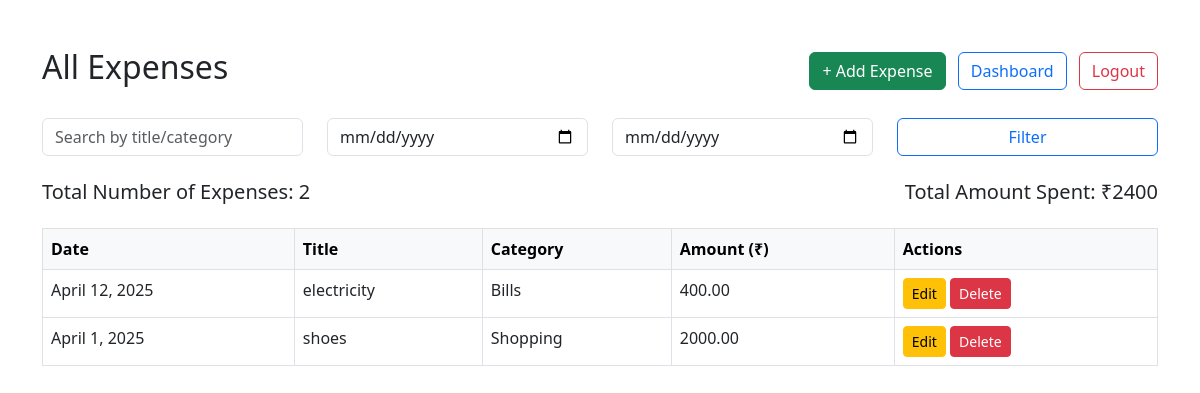
The app's page /list/ (signed in) with its own data.
### tracker/models.py (models this page shows, shortened)
class Expense(models.Model):
    user = models.ForeignKey(User, on_delete=models.CASCADE)
    title = models.CharField(max_length=100)
    amount = models.DecimalField(max_digits=10, decimal_places=2)
    category = models.CharField(max_length=20, choices=CATEGORIES)
    date = models.DateField()
    description = models.TextField(blank=True)

### tracker/views.py (the view)
# urls.py: path('list/', views.list_expenses, name='list_expenses'),
@login_required
def list_expenses(request):
    expenses = Expense.objects.filter(user=request.user).order_by('-date')
    query = request.GET.get('q')
    start_date = request.GET.get('start_date')
    end_date = request.GET.get('end_date')
    if query:
        expenses = expenses.filter(Q(title__icontains=query) | Q(category__icontains=query))
    if start_date:
        expenses = expenses.filter(date__gte=start_date)
    if end_date:
        expenses = expenses.filter(date__lte=end_date)
    total_expenses = expenses.count()
    total_amount = expenses.aggregate(Sum('amount'))['amount__sum'] or 0
    return render(request, 'tracker/list_expenses.html', {
        'expenses': expenses,
        'total_expenses': total_expenses,
        'total_amount': total_amount,
    })

### tracker/templates/tracker/list_expenses.html (shortened to what this page needs)
<!DOCTYPE html>
<html>
  <head>
    <link
      rel="stylesheet"
      href="https://cdn.jsdelivr.net/npm/bootstrap@5.3.0/dist/css/bootstrap.min.css"
    />
  </head>
  <body>
    <div class="container mt-5">
      <div class="row mb-4 align-items-center">
        <div class="col-md-6">
          <h2>All Expenses</h2>
        </div>
        <div class="col-md-6 text-end">
          <a href="{% url 'add_expense' %}" class="btn btn-success me-2">
            + Add Expense
          </a>
          <a href="{% url 'dashboard' %}" class="btn btn-outline-primary me-2">
            Dashboard
          </a>
          <a href="{% url 'logout_view' %}" class="btn btn-outline-danger">
            Logout
          </a>
        </div>
      </div>
      <form method="get" class="row mb-4">
        <div class="col-md-3">
          <input
            type="text"
            name="q"
            class="form-control"
            placeholder="Search by title/category"
            value="{{ request.GET.q }}"
          />
        </div>
        <div class="col-md-3">
          <input
            type="date"
            name="start_date"
            class="form-control"
            value="{{ request.GET.start_date }}"
          />
        </div>
        <div class="col-md-3">
          <input
            type="date"
            name="end_date"
            class="form-control"
            value="{{ request.GET.end_date }}"
          />
        </div>
        <div class="col-md-3">
          <button class="btn btn-outline-primary w-100" type="submit">
            Filter
          </button>
        </div>
      </form>
      <div class="row mb-3">
        <div class="col-md-6">
          <h5>Total Number of Expenses: {{ total_expenses }}</h5>
        </div>
        <div class="col-md-6 text-end">
          <h5>Total Amount Spent: ₹{{ total_amount }}</h5>
        </div>
      </div>
      <table class="table table-bordered table-hover">
        <thead class="table-light">
          <tr>
            <th>Date</th>
            <th>Title</th>
            <th>Category</th>
            <th>Amount (₹)</th>
            <th>Actions</th>
          </tr>
        </thead>
        <tbody>
          {% for expense in expenses %}
          <tr>
            <td>{{ expense.date }}</td>
            <td>{{ expense.title }}</td>
            <td>{{ expense.category }}</td>
            <td>{{ expense.amount }}</td>
            <td>
              <a
                href="{% url 'update_expense' expense.id %}"
                class="btn btn-sm btn-warning"
                >Edit</a
              >
              <a
                href="{% url 'delete_expense' expense.id %}"
                class="btn btn-sm btn-danger"
                >Delete</a
              >
            </td>
          </tr>
          {% empty %}
          <tr>
            <td colspan="5" class="text-center">No expenses found.</td>
          </tr>
          {% endfor %}
        </tbody>
      </table>
    </div>
  </body>
</html>

### records on screen
Expense: date "April 12, 2025", title "electricity", category "Bills", amount "400.00"
Expense: date "April 1, 2025", title "shoes", category "Shopping", amount "2000.00"

### other values on screen
{{ total_expenses }} "2"
{{ total_amount }} "2400"
